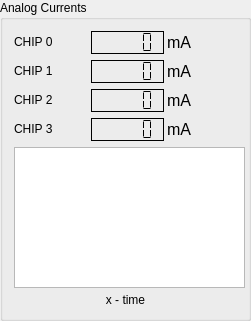
       <widget class="QGroupBox" name="groupBox_5">
        <property name="geometry">
         <rect>
          <x>560</x>
          <y>10</y>
          <width>251</width>
          <height>321</height>
         </rect>
        </property>
        <property name="minimumSize">
         <size>
          <width>251</width>
          <height>321</height>
         </size>
        </property>
        <property name="maximumSize">
         <size>
          <width>251</width>
          <height>321</height>
         </size>
        </property>
        <property name="title">
         <string>Analog Currents</string>
        </property>
        <layout class="QVBoxLayout" name="verticalLayout_5">
         <item>
          <layout class="QGridLayout" name="gridLayout_9">
           <item row="0" column="1">
            <widget class="QLCDNumber" name="lcdNumber_14">
             <property name="minimumSize">
              <size>
               <width>73</width>
               <height>23</height>
              </size>
             </property>
             <property name="maximumSize">
              <size>
               <width>73</width>
               <height>23</height>
              </size>
             </property>
             <property name="font">
              <font>
               <underline>false</underline>
              </font>
             </property>
             <property name="frameShape">
              <enum>QFrame::Box</enum>
             </property>
             <property name="frameShadow">
              <enum>QFrame::Plain</enum>
             </property>
             <property name="lineWidth">
              <number>1</number>
             </property>
             <property name="midLineWidth">
              <number>0</number>
             </property>
             <property name="smallDecimalPoint">
              <bool>false</bool>
             </property>
             <property name="segmentStyle">
              <enum>QLCDNumber::Flat</enum>
             </property>
            </widget>
           </item>
           <item row="3" column="1">
            <widget class="QLCDNumber" name="lcdNumber_15">
             <property name="minimumSize">
              <size>
               <width>73</width>
               <height>23</height>
              </size>
             </property>
             <property name="maximumSize">
              <size>
               <width>73</width>
               <height>23</height>
              </size>
             </property>
             <property name="font">
              <font>
               <underline>false</underline>
              </font>
             </property>
             <property name="frameShape">
              <enum>QFrame::Box</enum>
             </property>
             <property name="frameShadow">
              <enum>QFrame::Plain</enum>
             </property>
             <property name="lineWidth">
              <number>1</number>
             </property>
             <property name="midLineWidth">
              <number>0</number>
             </property>
             <property name="smallDecimalPoint">
              <bool>false</bool>
             </property>
             <property name="segmentStyle">
              <enum>QLCDNumber::Flat</enum>
             </property>
            </widget>
           </item>
           <item row="1" column="0">
            <widget class="QLabel" name="label_35">
             <property name="minimumSize">
              <size>
               <width>72</width>
               <height>23</height>
              </size>
             </property>
             <property name="maximumSize">
              <size>
               <width>72</width>
               <height>23</height>
              </size>
             </property>
             <property name="text">
              <string>&lt;html&gt;&lt;head/&gt;&lt;body&gt;&lt;p&gt;CHIP 1&lt;/p&gt;&lt;/body&gt;&lt;/html&gt;</string>
             </property>
            </widget>
           </item>
           <item row="3" column="0">
            <widget class="QLabel" name="label_36">
             <property name="minimumSize">
              <size>
               <width>72</width>
               <height>23</height>
              </size>
             </property>
             <property name="maximumSize">
              <size>
               <width>72</width>
               <height>23</height>
              </size>
             </property>
             <property name="text">
              <string>&lt;html&gt;&lt;head/&gt;&lt;body&gt;&lt;p&gt;CHIP 3&lt;/p&gt;&lt;/body&gt;&lt;/html&gt;</string>
             </property>
            </widget>
           </item>
           <item row="2" column="0">
            <widget class="QLabel" name="label_37">
             <property name="minimumSize">
              <size>
               <width>72</width>
               <height>23</height>
              </size>
             </property>
             <property name="maximumSize">
              <size>
               <width>72</width>
               <height>23</height>
              </size>
             </property>
             <property name="text">
              <string>&lt;html&gt;&lt;head/&gt;&lt;body&gt;&lt;p&gt;CHIP 2&lt;/p&gt;&lt;/body&gt;&lt;/html&gt;</string>
             </property>
            </widget>
           </item>
           <item row="2" column="1">
            <widget class="QLCDNumber" name="lcdNumber_16">
             <property name="minimumSize">
              <size>
               <width>73</width>
               <height>23</height>
              </size>
             </property>
             <property name="maximumSize">
              <size>
               <width>73</width>
               <height>23</height>
              </size>
             </property>
             <property name="font">
              <font>
               <underline>false</underline>
              </font>
             </property>
             <property name="frameShape">
              <enum>QFrame::Box</enum>
             </property>
             <property name="frameShadow">
              <enum>QFrame::Plain</enum>
             </property>
             <property name="lineWidth">
              <number>1</number>
             </property>
             <property name="midLineWidth">
              <number>0</number>
             </property>
             <property name="smallDecimalPoint">
              <bool>false</bool>
             </property>
             <property name="segmentStyle">
              <enum>QLCDNumber::Flat</enum>
             </property>
            </widget>
           </item>
           <item row="1" column="1">
            <widget class="QLCDNumber" name="lcdNumber_17">
             <property name="minimumSize">
              <size>
               <width>73</width>
               <height>23</height>
              </size>
             </property>
             <property name="maximumSize">
              <size>
               <width>73</width>
               <height>23</height>
              </size>
             </property>
             <property name="font">
              <font>
               <underline>false</underline>
              </font>
             </property>
             <property name="frameShape">
              <enum>QFrame::Box</enum>
             </property>
             <property name="frameShadow">
              <enum>QFrame::Plain</enum>
             </property>
             <property name="lineWidth">
              <number>1</number>
             </property>
             <property name="midLineWidth">
              <number>0</number>
             </property>
             <property name="smallDecimalPoint">
              <bool>false</bool>
             </property>
             <property name="segmentStyle">
              <enum>QLCDNumber::Flat</enum>
             </property>
            </widget>
           </item>
           <item row="2" column="2">
            <widget class="QLabel" name="label_38">
             <property name="minimumSize">
              <size>
               <width>72</width>
               <height>23</height>
              </size>
             </property>
             <property name="maximumSize">
              <size>
               <width>72</width>
               <height>23</height>
              </size>
             </property>
             <property name="text">
              <string>&lt;html&gt;&lt;head/&gt;&lt;body&gt;&lt;p&gt;&lt;span style=&quot; font-size:12pt;&quot;&gt;mA&lt;/span&gt;&lt;/p&gt;&lt;/body&gt;&lt;/html&gt;</string>
             </property>
            </widget>
           </item>
           <item row="0" column="2">
            <widget class="QLabel" name="label_39">
             <property name="minimumSize">
              <size>
               <width>72</width>
               <height>23</height>
              </size>
             </property>
             <property name="maximumSize">
              <size>
               <width>72</width>
               <height>23</height>
              </size>
             </property>
             <property name="text">
              <string>&lt;html&gt;&lt;head/&gt;&lt;body&gt;&lt;p&gt;&lt;span style=&quot; font-size:12pt;&quot;&gt;mA&lt;/span&gt;&lt;/p&gt;&lt;/body&gt;&lt;/html&gt;</string>
             </property>
            </widget>
           </item>
           <item row="1" column="2">
            <widget class="QLabel" name="label_40">
             <property name="minimumSize">
              <size>
               <width>72</width>
               <height>23</height>
              </size>
             </property>
             <property name="maximumSize">
              <size>
               <width>72</width>
               <height>23</height>
              </size>
             </property>
             <property name="text">
              <string>&lt;html&gt;&lt;head/&gt;&lt;body&gt;&lt;p&gt;&lt;span style=&quot; font-size:12pt;&quot;&gt;mA&lt;/span&gt;&lt;/p&gt;&lt;/body&gt;&lt;/html&gt;</string>
             </property>
            </widget>
           </item>
           <item row="3" column="2">
            <widget class="QLabel" name="label_41">
             <property name="minimumSize">
              <size>
               <width>72</width>
               <height>23</height>
              </size>
             </property>
             <property name="maximumSize">
              <size>
               <width>72</width>
               <height>23</height>
              </size>
             </property>
             <property name="text">
              <string>&lt;html&gt;&lt;head/&gt;&lt;body&gt;&lt;p&gt;&lt;span style=&quot; font-size:12pt;&quot;&gt;mA&lt;/span&gt;&lt;/p&gt;&lt;/body&gt;&lt;/html&gt;</string>
             </property>
            </widget>
           </item>
           <item row="0" column="0">
            <widget class="QLabel" name="label_42">
             <property name="minimumSize">
              <size>
               <width>72</width>
               <height>23</height>
              </size>
             </property>
             <property name="maximumSize">
              <size>
               <width>72</width>
               <height>23</height>
              </size>
             </property>
             <property name="text">
              <string>&lt;html&gt;&lt;head/&gt;&lt;body&gt;&lt;p&gt;CHIP 0&lt;/p&gt;&lt;/body&gt;&lt;/html&gt;</string>
             </property>
            </widget>
           </item>
          </layout>
         </item>
         <item>
          <widget class="PlotWidget" name="graphicsView_5">
           <property name="minimumSize">
            <size>
             <width>231</width>
             <height>141</height>
            </size>
           </property>
           <property name="maximumSize">
            <size>
             <width>231</width>
             <height>141</height>
            </size>
           </property>
          </widget>
         </item>
         <item>
          <widget class="QLabel" name="label_43">
           <property name="text">
            <string>&lt;html&gt;&lt;head/&gt;&lt;body&gt;&lt;p align=&quot;center&quot;&gt;x - time&lt;/p&gt;&lt;/body&gt;&lt;/html&gt;</string>
           </property>
          </widget>
         </item>
        </layout>
       </widget>
